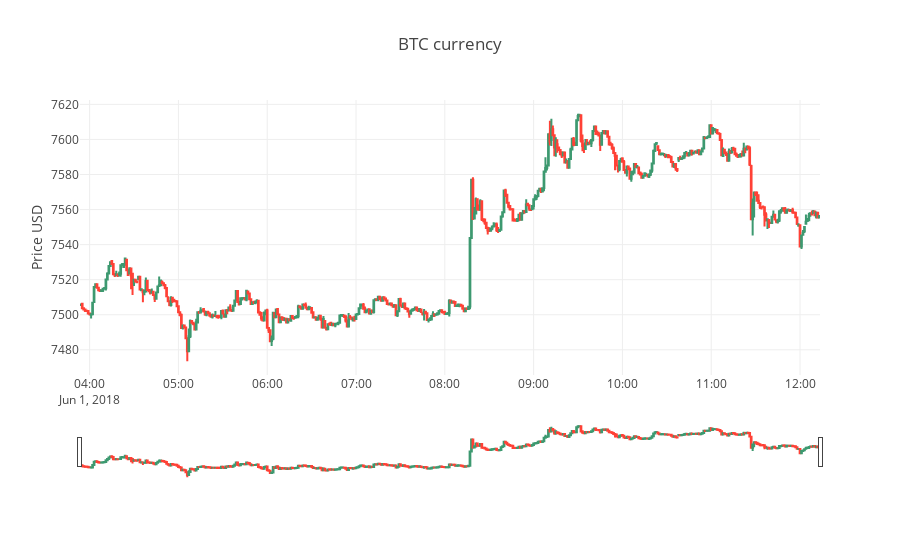

Notebook cell for this chart:
### Markdown cell above
### 2.2 Plot candlestick like graph

Plot only the most recent points to see if evereything did well.

### Code cell
trace = go.Candlestick(x=df.time,
                       open=df.open,
                       high=df.high,
                       low=df.low,
                       close=df.close)
data = [trace]
layout = {
    'title': f"{CRYPTO_SYMBOL} currency",
    'yaxis': {'title': 'Price USD'},
}
fig = dict(data=data, layout=layout)
iplot(fig)

### Figure 1 — Plotly figure (JSON) as saved in the notebook; plotly's stock layout.template omitted (floating-point values rounded to 4 significant figures; data arrays with more than 128 entries replaced by an {"elided": "..."} marker saying what was removed)
{"data": [{"close": {"elided": "500 float values"}, "high": {"elided": "500 float values"}, "low": {"elided": "500 float values"}, "open": {"elided": "500 float values"}, "type": "candlestick", "x": {"elided": "500 str values"}}], "layout": {"title": "BTC currency", "yaxis": {"title": "Price USD"}}}
